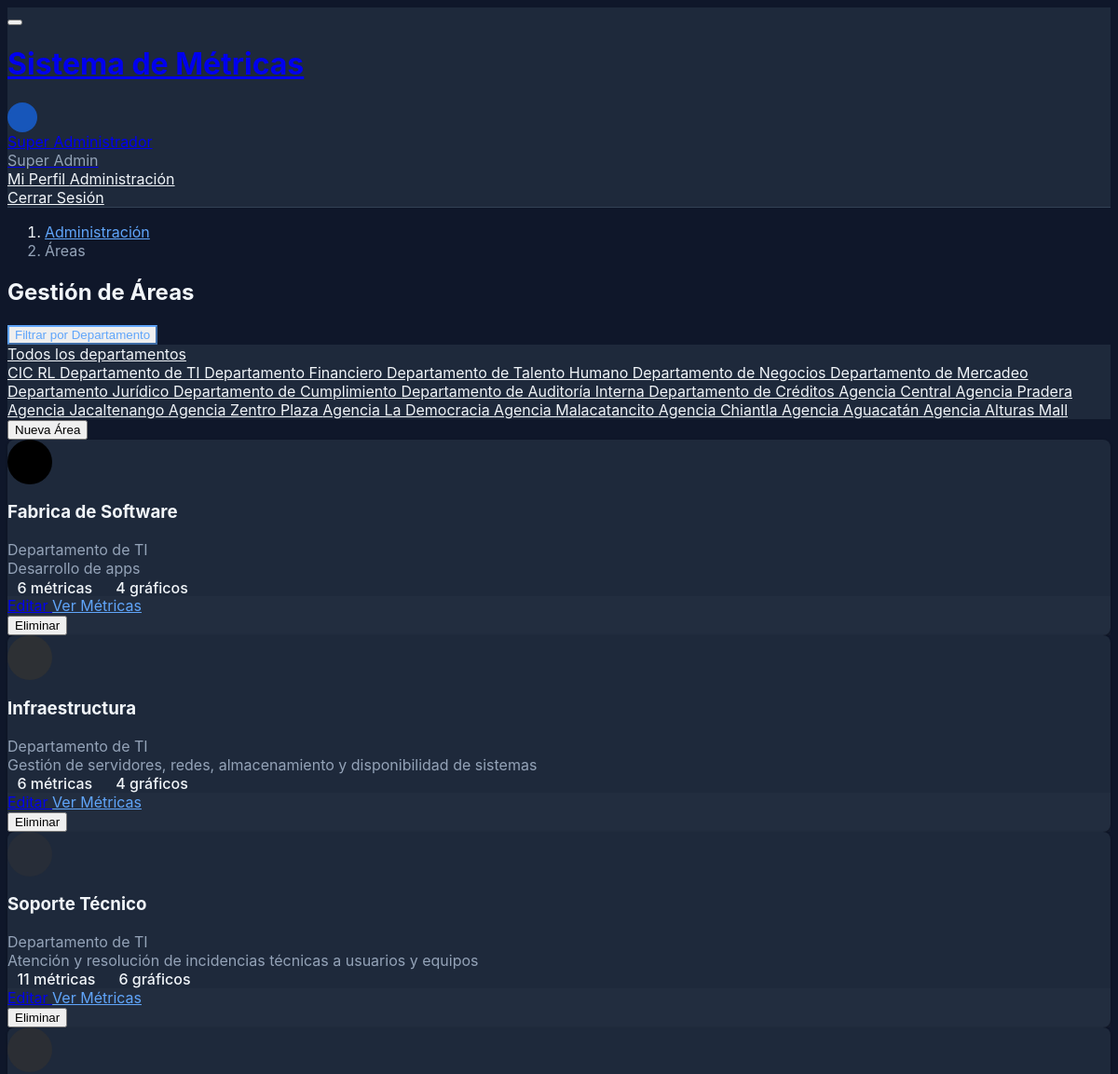
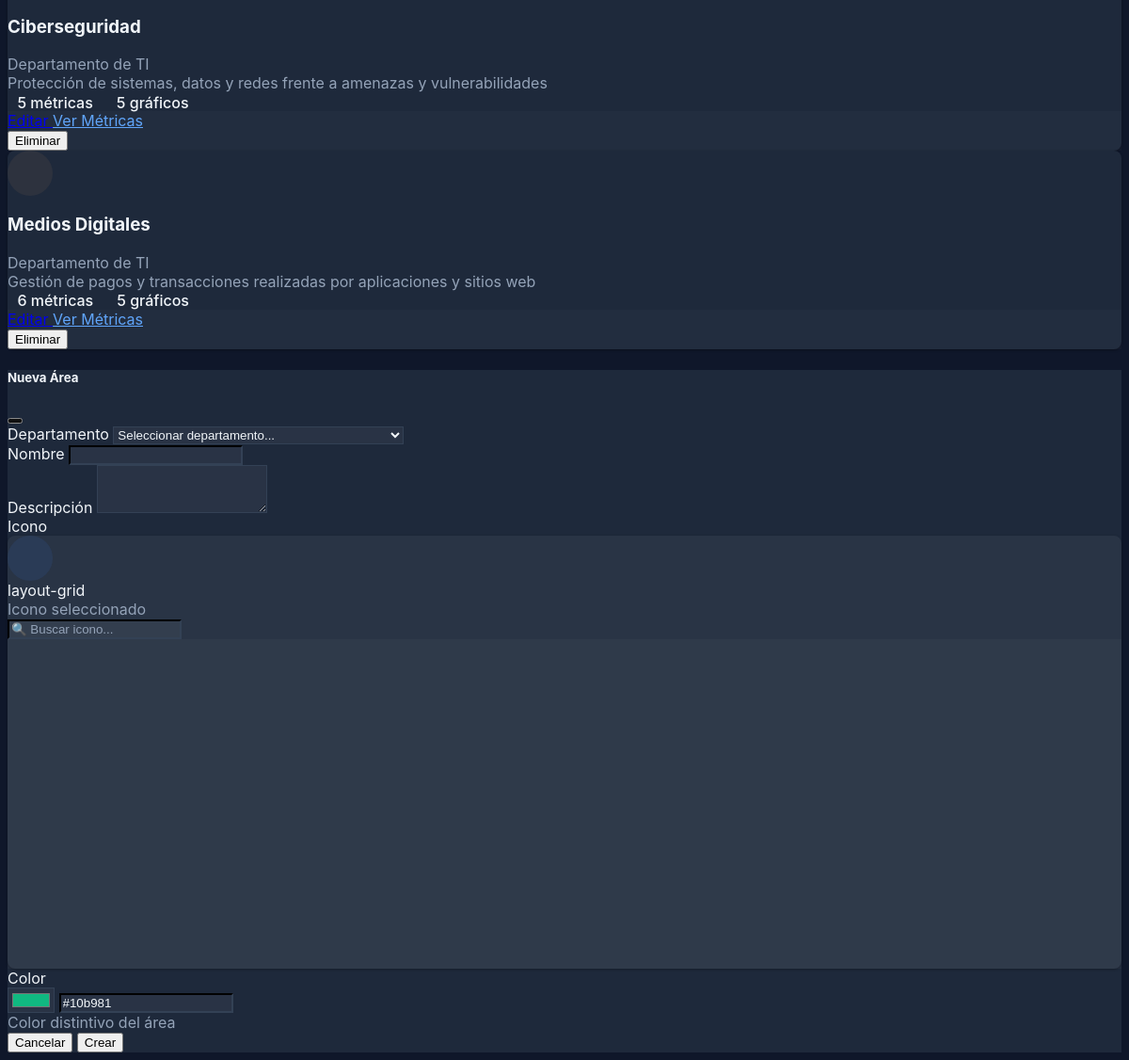
/admin/areas.php (signed in), run on the app's committed database (2 pictures, top to bottom).
### tables this page shows
CREATE TABLE `departamentos` (
  `id` int NOT NULL AUTO_INCREMENT,
  `nombre` varchar(100) NOT NULL,
  `descripcion` text,
  `tipo` enum('agencia','corporativo','global') DEFAULT 'corporativo',
  `color` varchar(7) DEFAULT '#3b82f6',
  `icono` varchar(50) DEFAULT 'building',
  `activo` tinyint(1) DEFAULT '1',
  `orden` int DEFAULT '0',
  `created_at` timestamp NOT NULL DEFAULT CURRENT_TIMESTAMP,
  `updated_at` timestamp NOT NULL DEFAULT CURRENT_TIMESTAMP ON UPDATE CURRENT_TIMESTAMP,
  PRIMARY KEY (`id`),
  KEY `idx_activo` (`activo`),
  KEY `idx_orden` (`orden`),
  KEY `idx_tipo` (`tipo`)
);

CREATE TABLE `areas` (
  `id` int NOT NULL AUTO_INCREMENT,
  `departamento_id` int NOT NULL,
  `nombre` varchar(100) NOT NULL,
  `slug` varchar(100) NOT NULL,
  `descripcion` text,
  `color` varchar(7) DEFAULT '#3b82f6',
  `icono` varchar(50) DEFAULT 'chart-bar',
  `activo` tinyint(1) DEFAULT '1',
  `orden` int DEFAULT '0',
  `created_at` timestamp NOT NULL DEFAULT CURRENT_TIMESTAMP,
  `updated_at` timestamp NOT NULL DEFAULT CURRENT_TIMESTAMP ON UPDATE CURRENT_TIMESTAMP,
  PRIMARY KEY (`id`),
  UNIQUE KEY `slug` (`slug`),
  KEY `idx_departamento` (`departamento_id`),
  KEY `idx_activo` (`activo`),
  KEY `idx_slug` (`slug`),
  CONSTRAINT `areas_ibfk_1` FOREIGN KEY (`departamento_id`) REFERENCES `departamentos` (`id`)
);

### includes/functions.php (called while the page is built, shortened)
<?php
if (!function_exists('isLoggedIn')) {
    function isLoggedIn() {
        return isset($_SESSION['user_id']) && !empty($_SESSION['user_id']);
    }
}
if (!function_exists('getCurrentUser')) {
    function getCurrentUser() {
        return [
            'id' => $_SESSION['user_id'] ?? null,
            'nombre' => $_SESSION['user_nombre'] ?? '',
            'email' => $_SESSION['user_email'] ?? '',
            'rol' => $_SESSION['user_rol'] ?? 'viewer',
            'departamento_id' => $_SESSION['user_departamento_id'] ?? null,
            'avatar_icono' => $_SESSION['user_avatar_icono'] ?? null,
            'avatar_color' => $_SESSION['user_avatar_color'] ?? null,
            'tema' => $_SESSION['user_tema'] ?? 'light',
        ];
    }
}
if (!function_exists('e')) {
    function e($string) {
        return htmlspecialchars($string, ENT_QUOTES, 'UTF-8');
    }
}
if (!function_exists('baseUrl')) {
    function baseUrl($path = '') {
        return BASE_URL . $path;
    }
}
?>

### src/Models/Model.php (called while the page is built, shortened)
<?php
class Model {
    public function __construct() {
        $this->db = $this->getConnection();
    }
    private function getConnection() {
        static $db = null;
        if ($db === null) {
            $dsn = "mysql:host=" . DB_HOST . ";dbname=" . DB_NAME . ";charset=" . DB_CHARSET;
            $options = [
                PDO::ATTR_ERRMODE => PDO::ERRMODE_EXCEPTION,
                PDO::ATTR_DEFAULT_FETCH_MODE => PDO::FETCH_ASSOC,
                PDO::ATTR_EMULATE_PREPARES => false
            ];
            try {
                $db = new PDO($dsn, DB_USER, DB_PASS, $options);
            } catch (PDOException $e) {
                die('Error de conexión a la base de datos: ' . $e->getMessage());
            }
        }
        return $db;
    }
}

### src/Services/PermissionService.php (called while the page is built, shortened)
<?php
class PermissionService {
    public static function getDepartamentosPermitidos($user) {
        $deptModel = new Departamento();
        if ($user['rol'] === 'super_admin') {
            return $deptModel->getAll();
        }
        return [];
    }
}

### src/Models/Departamento.php (called while the page is built, shortened)
<?php
class Departamento extends Model {
    protected $table = 'departamentos';
    public function getAll($conditions = '') {
        $stmt = $this->db->query("
            SELECT * FROM {$this->table}
            WHERE activo = 1
            ORDER BY orden, nombre
        ");
        return $stmt->fetchAll();
    }
}

### src/Models/Area.php (called while the page is built, shortened)
<?php
class Area extends Model {
    protected $table = 'areas';
    public function getAllWithStats($departamento_id = null) {
        $sql = "
            SELECT a.*,
                   d.nombre as departamento_nombre,
                   d.color as departamento_color,
                   d.tipo as departamento_tipo,
                   COUNT(DISTINCT m.id) as total_metricas,
                   COUNT(DISTINCT g.id) as total_graficos
            FROM {$this->table} a
            JOIN departamentos d ON a.departamento_id = d.id
            LEFT JOIN metricas m ON a.id = m.area_id AND m.activo = 1
            LEFT JOIN configuracion_graficos g ON a.id = g.area_id AND g.activo = 1
        ";
        $sql .= "
            GROUP BY a.id
            ORDER BY a.activo DESC, d.orden, a.orden, a.nombre
        ";
        if ($departamento_id) {
            $stmt = $this->db->prepare($sql);
            $stmt->execute([$departamento_id]);
        } else {
            $stmt = $this->db->query($sql);
        }
        return $stmt->fetchAll();
    }
}

### public/admin/areas.php (the view, shortened to what this page needs)
<?php
$user = getCurrentUser();
$areaModel = new Area();
$deptModel = new Departamento();
$departamento_filtro = isset($_GET['departamento']) ? (int)$_GET['departamento'] : null;
if ($departamento_filtro) {
    if (!PermissionService::canViewDepartamento($user, $departamento_filtro)) {
        die('No tienes permiso para ver este departamento.');
    }
    $areas = $areaModel->getAllWithStats($departamento_filtro);
    $departamento_actual = $deptModel->find($departamento_filtro);
} else {
    $areas = $areaModel->getAllWithStats();
    $departamento_actual = null;
}
$departamentos = PermissionService::getDepartamentosPermitidos($user);
$editando = null;
require_once __DIR__ . '/../../views/layouts/header.php';
?>
<div class="page-wrapper">
    <div class="page-body">
        <div class="container-xl">
            <div class="page-header mb-4">
                <div class="row align-items-center">
                    <div class="col">
                        <nav aria-label="breadcrumb">
                            <ol class="breadcrumb">
                                <li class="breadcrumb-item"><a href="<?php echo baseUrl('/admin/index.php'); ?>">Administración</a></li>
                                <?php if ($departamento_actual): ?>
                                    <li class="breadcrumb-item"><a href="<?php echo baseUrl('/admin/departamentos.php'); ?>">Departamentos</a></li>
                                    <li class="breadcrumb-item active"><?php echo e($departamento_actual['nombre']); ?></li>
                                <?php else: ?>
                                    <li class="breadcrumb-item active">Áreas</li>
                                <?php endif; ?>
                            </ol>
                        </nav>
                        <h2 class="page-title">
                            <?php echo $departamento_actual ? 'Áreas de ' . e($departamento_actual['nombre']) : 'Gestión de Áreas'; ?>
                        </h2>
                    </div>
                    <div class="col-auto">
                        <div class="btn-list">
                            <?php if (!$departamento_actual): ?>
                            <div class="dropdown">
                                <button class="btn btn-outline-primary dropdown-toggle" type="button" data-bs-toggle="dropdown">
                                    Filtrar por Departamento
                                </button>
                                <div class="dropdown-menu dropdown-menu-end">
                                    <a class="dropdown-item <?php echo !$departamento_filtro ? 'active' : ''; ?>"
                                       href="<?php echo baseUrl('/admin/areas.php'); ?>">
                                        Todos los departamentos
                                    </a>
                                    <?php foreach ($departamentos as $dept): ?>
                                    <a class="dropdown-item"
                                       href="<?php echo baseUrl('/admin/areas.php?departamento=' . $dept['id']); ?>">
                                        <?php echo e($dept['nombre']); ?>
                                    </a>
                                    <?php endforeach; ?>
                                </div>
                            </div>
                            <?php endif; ?>
                            <button type="button" class="btn btn-primary" data-bs-toggle="modal" data-bs-target="#modalArea">
                                Nueva Área
                            </button>
                        </div>
                    </div>
                </div>
            </div>
            <div class="row row-cards">
                <?php foreach ($areas as $area): ?>
                <div class="col-md-6 col-lg-4">
                    <div class="card <?php echo $area['activo'] ? '' : 'opacity-50'; ?>">
                        <div class="card-body">
                            <div class="row align-items-center">
                                <div class="col-auto">
                                    <span class="avatar avatar-lg" style="background-color: <?php echo e($area['color']); ?>">
                                    </span>
                                </div>
                                <div class="col">
                                    <h3 class="card-title mb-1">
                                        <?php echo e($area['nombre']); ?>
                                    </h3>
                                    <div class="text-muted small mb-2">
                                        <?php echo e($area['departamento_nombre']); ?>
                                        <?php
                                        $tipo = $area['departamento_tipo'] ?? 'corporativo';
                                        if ($tipo === 'agencia'):
                                        ?>
                                            <span class="badge bg-success-lt ms-1" title="Agencia">
                                                <i class="ti ti-building-bank"></i>
                                            </span>
                                        <?php elseif ($tipo === 'global'): ?>
                                            <span class="badge bg-purple-lt ms-1" title="Global">
                                                <i class="ti ti-world"></i>
                                            </span>
                                        <?php else: ?>
                                            <span class="badge bg-blue-lt ms-1" title="Corporativo">
                                            </span>
                                        <?php endif; ?>
                                    </div>
                                    <div class="text-muted small">
                                        <?php echo e($area['descripcion'] ?: 'Sin descripción'); ?>
                                    </div>
                                    <div class="mt-2">
                                        <span class="badge bg-blue-lt">
                                            <?php echo $area['total_metricas'] ?? 0; ?> métricas
                                        </span>
                                        <span class="badge bg-purple-lt ms-1">
                                            <?php echo $area['total_graficos'] ?? 0; ?> gráficos
                                        </span>
                                    </div>
                                </div>
                            </div>
                        </div>
                        <div class="card-footer">
                            <div class="btn-list">
                                <a href="?editar=<?php echo $area['id']; ?><?php echo $departamento_filtro ? '&departamento=' . $departamento_filtro : ''; ?>"
                                   class="btn btn-sm btn-primary">
                                    <i class="ti ti-edit"></i> Editar
                                </a>
                                <a href="<?php echo baseUrl('/admin/metricas.php?area=' . $area['id']); ?>" class="btn btn-sm btn-outline-primary">
                                    <i class="ti ti-chart-line"></i> Ver Métricas
                                </a>
                                <?php if ($area['activo']): ?>
                                <form method="POST" class="d-inline" onsubmit="return confirm('¿Eliminar esta área?');">
                                    <button type="submit" class="btn btn-sm btn-ghost-danger">
                                        <i class="ti ti-trash"></i> Eliminar
                                    </button>
                                </form>
                                <?php endif; ?>
                            </div>
                        </div>
                    </div>
                </div>
                <?php endforeach; ?>
            </div>
        </div>
    </div>
</div>
<div class="modal modal-blur fade" id="modalArea" tabindex="-1">
    <div class="modal-dialog modal-lg modal-dialog-centered">
        <div class="modal-content">
            <form method="POST">
                <div class="modal-header">
                    <h5 class="modal-title">
                        <?php echo $editando ? 'Editar Área' : 'Nueva Área'; ?>
                    </h5>
                    <button type="button" class="btn-close" data-bs-dismiss="modal"></button>
                </div>
                <div class="modal-body">
                    <div class="mb-3">
                        <label class="form-label required">Departamento</label>
                        <select name="departamento_id" class="form-select" required <?php echo $user['rol'] === 'dept_admin' ? 'disabled' : ''; ?>>
                            <?php if ($user['rol'] === 'dept_admin'): ?>
                                <option value="<?php echo $user['departamento_id']; ?>" selected>
                                    <?php echo e($departamento_actual['nombre']); ?>
                                </option>
                            <?php else: ?>
                                <option value="">Seleccionar departamento...</option>
                            <?php endif; ?>
                        </select>
                    </div>
                    <div class="mb-3">
                        <label class="form-label required">Nombre</label>
                        <input type="text" name="nombre" class="form-control"
                               value="<?php echo e($editando['nombre'] ?? ''); ?>" required>
                    </div>
                    <div class="mb-3">
                        <label class="form-label">Descripción</label>
                        <textarea name="descripcion" class="form-control" rows="3"><?php echo e($editando['descripcion'] ?? ''); ?></textarea>
                    </div>
                    <div class="row">
                        <div class="col-md-6">
                            <?php
                            include __DIR__ . '/../../views/components/icon-picker.php';
                            ?>
                        </div>
                        <div class="col-md-6">
                            <label class="form-label required">Color</label>
                            <div class="input-group">
                                <input type="color" name="color" class="form-control form-control-color"
                                       value="<?php echo e($editando['color'] ?? '#10b981'); ?>" required>
                                <input type="text" class="form-control" id="color-hex"
                                       value="<?php echo e($editando['color'] ?? '#10b981'); ?>"
                                       pattern="^#[0-9A-Fa-f]{6}$" readonly>
                            </div>
                            <div class="form-hint">Color distintivo del área</div>
                        </div>
                    </div>
                </div>
                <div class="modal-footer">
                    <button type="button" class="btn" data-bs-dismiss="modal">Cancelar</button>
                    <button type="submit" class="btn btn-primary">
                        <?php echo $editando ? 'Actualizar' : 'Crear'; ?>
                    </button>
                </div>
            </form>
        </div>
    </div>
</div>
<?php require_once __DIR__ . '/../../views/layouts/footer.php'; ?>

### data on the page
departamentos: nombre "CIC RL"
departamentos: nombre "Departamento de TI"
departamentos: nombre "Departamento Financiero"
departamentos: nombre "Departamento de Talento Humano"
departamentos: nombre "Departamento de Negocios"
departamentos: nombre "Departamento de Mercadeo"
departamentos: nombre "Departamento Jurídico"
departamentos: nombre "Departamento de Cumplimiento"
departamentos: nombre "Departamento de Auditoría Interna"
departamentos: nombre "Departamento de Créditos"
departamentos: nombre "Agencia Central"
departamentos: nombre "Agencia Pradera"
departamentos: nombre "Agencia Jacaltenango"
departamentos: nombre "Agencia Zentro Plaza"
departamentos: nombre "Agencia La Democracia"
departamentos: nombre "Agencia Malacatancito"
departamentos: nombre "Agencia Chiantla"
departamentos: nombre "Agencia Aguacatán"
departamentos: nombre "Agencia Alturas Mall"
areas: nombre "Fabrica de Software", departamento.nombre "Departamento de TI", descripcion "Desarrollo de apps", total_metricas "6", total_graficos "4"
areas: nombre "Infraestructura", departamento.nombre "Departamento de TI", descripcion "Gestión de servidores, redes, almacenamiento y disponibilidad de sistemas", total_metricas "6", total_graficos "4"
areas: nombre "Soporte Técnico", departamento.nombre "Departamento de TI", descripcion "Atención y resolución de incidencias técnicas a usuarios y equipos", total_metricas "11", total_graficos "6"
areas: nombre "Ciberseguridad", departamento.nombre "Departamento de TI", descripcion "Protección de sistemas, datos y redes frente a amenazas y vulnerabilidades", total_metricas "5", total_graficos "5"
areas: nombre "Medios Digitales", departamento.nombre "Departamento de TI", descripcion "Gestión de pagos y transacciones realizadas por aplicaciones y sitios web", total_metricas "6", total_graficos "5"

### other printed values
$user['nombre'] "Super Administrador"
$roles[$user['rol']] "Super Admin"
$label "Icono"
$selected_icon "layout-grid"
